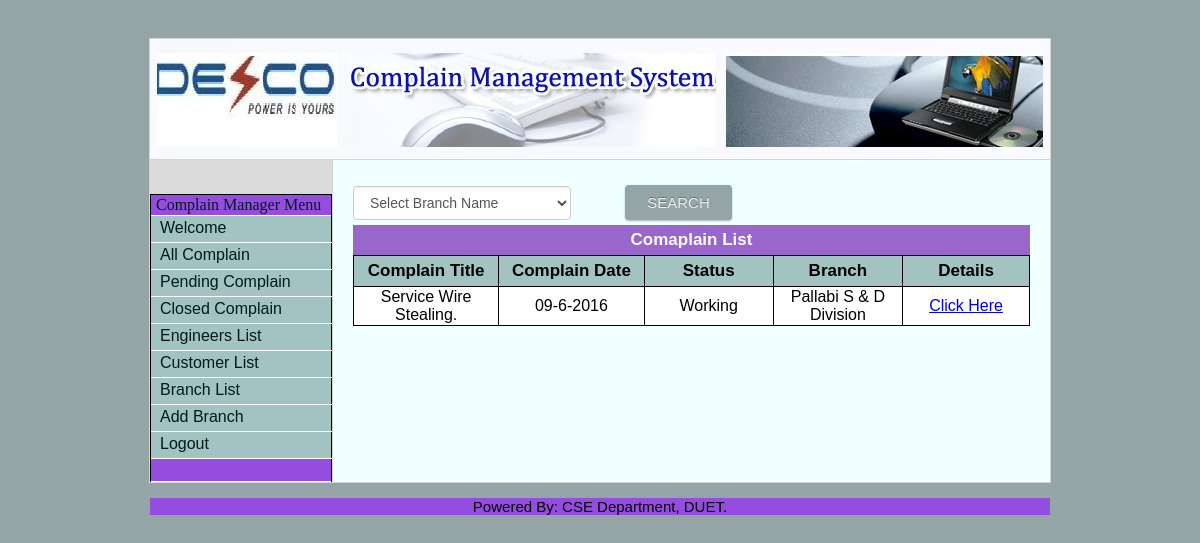
Screenshot of /adminViewComp.php (signed in) with the database file from the repository.
### tables this page shows
CREATE TABLE IF NOT EXISTS `tbl_complain` (
  `comp_id` int(15) NOT NULL AUTO_INCREMENT,
  `cust_id` int(10) NOT NULL,
  `comp_type` varchar(40) NOT NULL,
  `comp_title` varchar(200) NOT NULL,
  `comp_desc` varchar(500) NOT NULL,
  `comp_zone` varchar(100) NOT NULL,
  `comp_status` varchar(20) NOT NULL,
  `eng_id` int(10) NOT NULL,
  `create_date` varchar(30) NOT NULL,
  `close_date` varchar(30) NOT NULL,
  PRIMARY KEY (`comp_id`)
);

### adminViewComp.php (the view, shortened to what this page needs)
<?php
$brname=$_POST['searching'];
?>
<html>
<head>
<?php include("include/header.php"); ?>
</head>
<body>
<br/><br/>
<table width="900" border="0" align="center" cellpadding="0" cellspacing="1" class="graybox" style="background-color:#dddd;">
  <tr>
      <td colspan="2"><img src="images/complains.jpg" width="900" height="120"></td>
  </tr>
  <tr>
    <td width="20%" valign="top" class="navArea" style="background-color:#dddd;"><p>&nbsp;</p>
		<?php include("include/menuAdmin.php"); ?>
	</td>
    <td width="720" valign="top" class="contentArea" style="background-color:#F0FFFF;">
		<table width="100%" border="0" cellspacing="0" cellpadding="20">
			<tr>
				<td>
	<table width="400px" border="0" cellpadding="0" cellspacing="0" class="text">
<tr>
	        <form name="srch" action="" method="post" style="float:center;" style="background-color:#F0FFFF;">
      <td> <select class="form-control" name="searching" id="pass" required style="font-size:14px;">
	   	    <?php if ($brname=="") { ?> <option value="">Select Branch Name</option><?php } else { ?>
	   <option value="<?php echo $brname ?>"><?php echo $brname ?></option> <?php } ?>
            <?php
			  $result ="SELECT *FROM tbl_branch ";
			?>
            </select>
      </td>   <td>
        <input type="submit" name="sname" value="Search"  size="8px" style="BACKGROUND-COLOR:#95A5A6;font-size:15px;"/>
		</td></form>
</tr>
	</table>		<center><table width="677px;" border="0" cellpadding="0" cellspacing="0" class="text">
	<tr id="entryTableHeader1" style="height:30px; ">
      <td   style="font-size:17px;text-align:center;BACKGROUND-COLOR:#9966CC;"> Comaplain List </td>
    </tr>
	</table></center>
				<form action="" method="post"  name="frmListUser" id="frmListUser" style="background-color:BLACK;">
  <table width="100%" border="0" align="center" cellpadding="1" cellspacing="1" class="text">
    <tr align="center" id="listTableHeader"  style="color:white;";>
      <td width="400" style="font-size:17px; height:30px;background-color:#a3c2c2;color:black;";>Complain Title</td>
      <td width="200" style="font-size:17px; height:30px;background-color:#a3c2c2;color:black;";>Complain Date</td>
      <td width="100" style="font-size:17px; height:30px;background-color:#a3c2c2;color:black;";>Status</td>
	  <td width="100" style="font-size:17px; height:30px;background-color:#a3c2c2;color:black;";>Branch</td>
	   <td width="100" style="font-size:17px; height:30px;background-color:#a3c2c2;color:black;">Details</td>
    </tr>
		  <?php
		if ($brname=="")
			$result ="SELECT * FROM tbl_complain ORDER BY comp_id DESC";
		else if ($brname!="")
			$result ="SELECT * FROM tbl_complain WHERE comp_zone='$brname' ORDER BY comp_id DESC";
		$tt=mysql_query($result);
		while($row = mysql_fetch_array($tt))
        {
			$title=$row['comp_title'];
			$date=$row['create_date'];
			$status=$row['comp_status'];
			$bnamed=$row['comp_zone'];
			?>
	 <tr align="center" class="row2"  style="color:black;";>
      <td width="500" style="font-size:16px; height:30px;background-color:#ffffff; color:black;"><?php echo $title;?></td>
      <td width="500" style="font-size:16px; height:30px;background-color:#ffffff; color:black;"><?php echo $date;?></td>
      <td width="500" style="font-size:16px; height:30px;background-color:#ffffff; color:black;"><?php if($status=="Open"){echo "Pending";}else{echo $status;} ?></td>
	   <td width="500" style="font-size:16px; height:30px;background-color:#ffffff; color:black;"><?php echo $bnamed;?></td>
	     <td width="500" style="font-size:16px; height:30px;background-color:#ffffff; color:black;"><?php   if($status=="Closed") { echo "<a href='report.php?compid=$row[0]'>Click Here</a>"; } else {echo "<a href='adminCompDetails.php?compid=$row[0]'>Click Here</a>";}?></td>
    </tr>
			<?php } ?>
        </table></td>
    </tr>
  </table>
  <p>&nbsp;</p>
				</td>
			</tr>
		</table>
<?php include("include/footer.php"); ?>
</body>
</html>

### include/admin.css (style rules this page uses)
body { background-color:#CCCCCC; }
#listTableHeader { font-family: 'codropsicons'; src:url('../fonts/codropsicons/codropsicons.eot'); src:url('../fonts/codropsicons/codropsicons.eot?#iefix') format('embedded-opentype'), url('../fonts/codropsicons/codropsicons.woff') format('woff'), url('../fonts/codropsicons/codropsicons.ttf') format('truetype'), url('../fonts/codropsicons/codropsicons.svg#codropsicons') format('svg'); font-weight: normal; font-style: normal; font-size: 14px; color: #FFFFFF; background-color: #7F92A4; font-weight: bold; background-position: center; border-bottom: 1px #BBBBBB dashed; }
#entryTableHeader1 { font-family: 'codropsicons'; src:url('../fonts/codropsicons/codropsicons.eot'); src:url('../fonts/codropsicons/codropsicons.eot?#iefix') format('embedded-opentype'), url('../fonts/codropsicons/codropsicons.woff') format('woff'), url('../fonts/codropsicons/codropsicons.ttf') format('truetype'), url('../fonts/codropsicons/codropsicons.svg#codropsicons') format('svg'); font-weight: normal; font-style: normal; font-size: 15px; color: #FFFFFF; background-color: green; font-weight: bold; background-position: center; }
.row2 { background-color: #DEDEDE; }
body { font-family: 'codropsicons'; src:url('../fonts/codropsicons/codropsicons.eot'); src:url('../fonts/codropsicons/codropsicons.eot?#iefix') format('embedded-opentype'), url('../fonts/codropsicons/codropsicons.woff') format('woff'), url('../fonts/codropsicons/codropsicons.ttf') format('truetype'), url('../fonts/codropsicons/codropsicons.svg#codropsicons') format('svg'); font-weight: normal; font-style: normal; text-align: center; font-size: 14px; }
.text { font-family: 'codropsicons'; src:url('../fonts/codropsicons/codropsicons.eot'); src:url('../fonts/codropsicons/codropsicons.eot?#iefix') format('embedded-opentype'), url('../fonts/codropsicons/codropsicons.woff') format('woff'), url('../fonts/codropsicons/codropsicons.ttf') format('truetype'), url('../fonts/codropsicons/codropsicons.svg#codropsicons') format('svg'); font-weight: normal; font-style: normal; font-size: 14px; }
.navArea { background-color:#ECECEC; }
.contentArea { background-color: #FFFFFF; }
.graybox { background-color: #666666; }
.form-control { display: block; width: 80%; height: 34px; padding: 6px 12px; font-size: 14px; line-height: 1.42857143; color: #555; background-color: #fff; background-image: none; border: 1px solid #ccc; border-radius: 4px; -webkit-box-shadow: inset 0 1px 1px rgba(0, 0, 0, .075); box-shadow: inset 0 1px 1px rgba(0, 0, 0, .075); -webkit-transition: border-color ease-in-out .15s, -webkit-box-shadow ease-in-out .15s; -o-transition: border-color ease-in-out .15s, box-shadow ease-in-out .15s; transition: border-color ease-in-out .15s, box-shadow ease-in-out .15s; }

### include/main.css (style rules this page uses)
body { font-family: 'codropsicons'; src:url('../fonts/codropsicons/codropsicons.eot'); src:url('../fonts/codropsicons/codropsicons.eot?#iefix') format('embedded-opentype'), url('../fonts/codropsicons/codropsicons.woff') format('woff'), url('../fonts/codropsicons/codropsicons.ttf') format('truetype'), url('../fonts/codropsicons/codropsicons.svg#codropsicons') format('svg'); font-weight: normal; font-style: normal; font-size: 12px; }

### include/reg.css (style rules this page uses)
* { font-family:Verdana, sans-serif; }
body { background-color:#95A5A6; }
input, textarea { color: #373737; background: #fff; border: 1px solid #CCCCCC; color: #aaa; font-size: 14px; line-height: 2.2em; margin-bottom:15px; -moz-border-radius:4px; -webkit-border-radius:4px; border-radius:4px; box-shadow: 0 1px 2px rgba(0, 0, 0, 0.1) inset, 0 1px 0 rgba(255, 255, 255, 0.2); }
input[type="submit"] { background: #222; border: none; text-shadow: 0 -1px 0 rgba(0,0,0,0.3); text-transform:uppercase; color: #eee; height:35px; cursor: pointer; font-size: 15px; margin: 5px 0; padding: 0px 22px; -moz-border-radius: 4px; border-radius: 4px; -webkit-border-radius:4px; -webkit-box-shadow: 0px 1px 2px rgba(0,0,0,0.3); -moz-box-shadow: 0px 1px 2px rgba(0,0,0,0.3); box-shadow: 0px 1px 2px rgba(0,0,0,0.3); }

### rows the page displays
tbl_complain: comp_title "Service Wire Stealing.", create_date "09-6-2016", comp_status "Working", comp_zone "Pallabi S & D Division"
